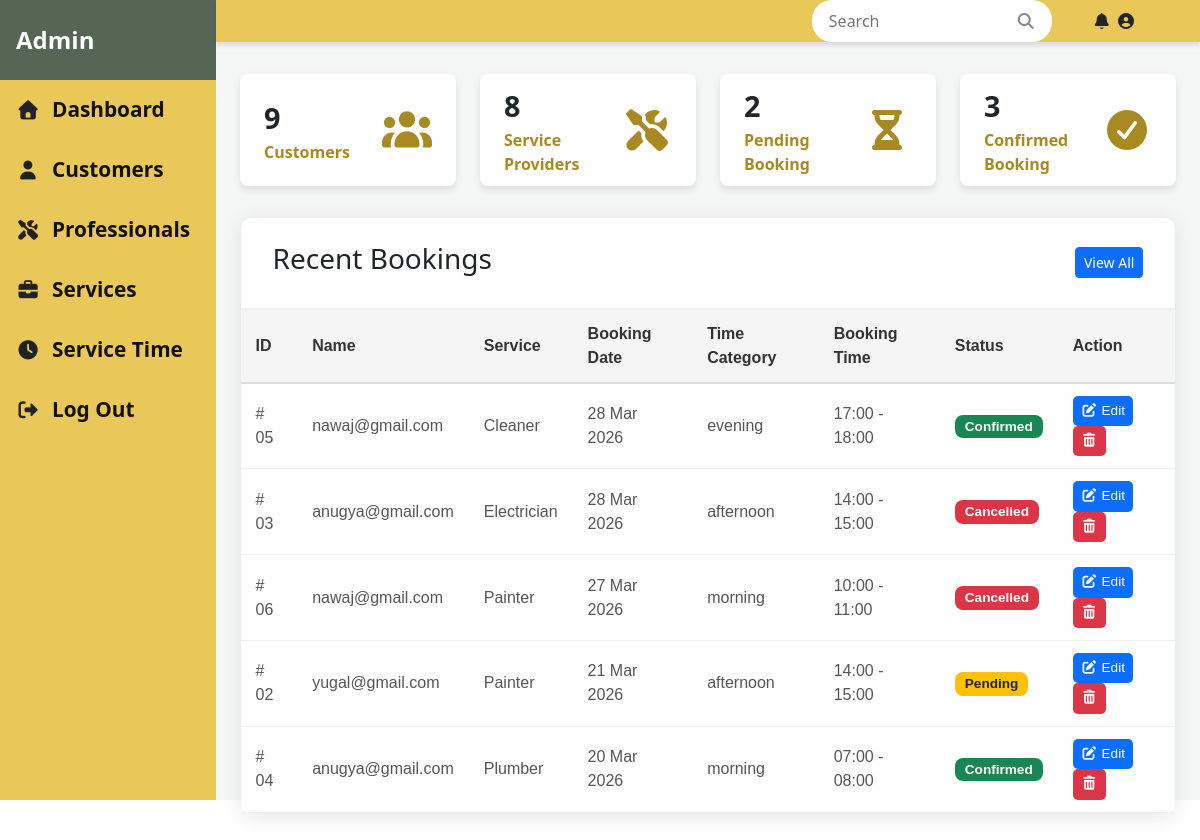
Screenshot of /View/admindashboard/dashboard.php (signed in) with the database file from the repository.
### tables this page shows
CREATE TABLE `bookings` (
  `booking_id` int(11) NOT NULL,
  `username` varchar(255) NOT NULL,
  `profession_id` int(11) DEFAULT NULL,
  `professional_name` varchar(255) DEFAULT NULL,
  `work_id` int(11) NOT NULL,
  `booking_date` date NOT NULL,
  `time_slot_id` int(11) NOT NULL,
  `service_address` text NOT NULL,
  `notes` text DEFAULT NULL,
  `status` enum('pending','confirmed','completed','cancelled') DEFAULT 'pending'
);

CREATE TABLE `profession` (
  `profession_id` int(10) NOT NULL,
  `profession_name` varchar(50) DEFAULT NULL
);

CREATE TABLE `time_slots` (
  `id` int(11) NOT NULL,
  `time_category` enum('morning','afternoon','evening') NOT NULL,
  `start_time` time NOT NULL,
  `end_time` time NOT NULL
);

### View/admindashboard/dashboard.php (the view, shortened to what this page needs)
<?php
include '../../includes/dbconnect.php';
$customerQuery = "SELECT COUNT(*) AS total_customers FROM users WHERE role = 'customer'";
$customerResult = mysqli_query($conn, $customerQuery);
$customerCount = mysqli_fetch_assoc($customerResult)['total_customers'];
$professionalQuery = "SELECT COUNT(*) AS total_professionals FROM users where role = 'professional'";
$professionaResult = mysqli_query($conn, $professionalQuery);
$professionalCount = mysqli_fetch_assoc($professionaResult)['total_professionals'];
$pbookingQuerry = "SELECT COUNT(*) AS total_pbookings FROM bookings WHERE status = 'pending'";
$pbookingResult = mysqli_query($conn, $pbookingQuerry);
$pbookingCount = mysqli_fetch_assoc($pbookingResult)['total_pbookings'];
$cbookingQuerry = "SELECT COUNT(*) AS total_cbookings FROM bookings WHERE status = 'confirmed'";
$cbookingResult = mysqli_query($conn, $cbookingQuerry);
$cbookingCount = mysqli_fetch_assoc($cbookingResult)['total_cbookings'];
$query = "
    SELECT
        bookings.booking_id,
        bookings.username,
        bookings.booking_date,
        bookings.status,
        profession.profession_name,
        time_slots.start_time,
        time_slots.end_time,
        time_slots.time_category
    FROM bookings
    LEFT JOIN profession
        ON bookings.profession_id = profession.profession_id
    LEFT JOIN time_slots
        ON bookings.time_slot_id = time_slots.id
        ORDER BY booking_date DESC, booking_id DESC
    LIMIT 5
";
$result = mysqli_query($conn, $query);
?>
<!DOCTYPE html>
<html lang="en">
<head>
    <link rel="stylesheet" href="https://cdnjs.cloudflare.com/ajax/libs/font-awesome/7.0.0/css/all.min.css"
 />
    <link href="https://cdn.jsdelivr.net/npm/bootstrap@5.3.3/dist/css/bootstrap.min.css" rel="stylesheet">
    <link rel="stylesheet" href="../assets/css/dashboard.css">
</head>
<body>
    <div>
        <?php include '../../includes/dashboardnav.php'; ?>
    </div>
    <div class="dashboard">
        <div class="top-bar">
            <div class="search-bar">
                <input type="search" placeholder="Search">
                <i class="fa-solid fa-magnifying-glass"></i>
            </div>
            <div class="top-right">
                <i class="fa-solid fa-bell"></i>
                <i class="fa-solid fa-circle-user"></i>
            </div>
        </div>
        <div class="content">
            <div class="customers" id="cont-box">
                <div class="data">
                    <span><?= $customerCount; ?></span>
                    <p>Customers</p>
                </div>
                <div class="icon">
                    <i class="fa-solid fa-users"></i>
                </div>
            </div>
            <div class="ser-provider" id="cont-box">
                <div class="data">
                    <span><?= $professionalCount ?></span>
                    <p>Service Providers</p>
                </div>
                <div class="icon">
                    <i class="fa-solid fa-screwdriver-wrench"></i>
                </div>
            </div>
            <div class="pending" id="cont-box">
                <div class="data">
                    <span><?= $pbookingCount ?></span>
                    <p>Pending Booking</p>
                </div>
                <div class="icon">
                    <i class="fa-solid fa-hourglass-half"></i>
                </div>
            </div>
            <div class="Confirmed" id="cont-box">
                <div class="data">
                    <span><?= $cbookingCount ?></span>
                    <p>Confirmed Booking</p>
                </div>
                <div class="icon">
                    <i class="fa-solid fa-circle-check"></i>
                </div>
            </div>
        </div>
        <div class="dash-data">
            <div class="dash-data">
                <div class="recent-book">
                    <div class="top">
                        <h3>Recent Bookings</h3>
                        <a href="all-booking.php"><button class="btn btn-primary btn-sm">View All</button></a>
                    </div>
                    <table>
                        <thead>
                            <tr>
                                <th>ID</th>
                                <th>Name</th>
                                <th>Service</th>
                                <th>Booking Date</th>
                                <th>Time Category</th>
                                <th>Booking Time</th>
                                <th>Status</th>
                                <th>Action</th>
                            </tr>
                        </thead>
                        <tbody>
                            <?php
                            if (mysqli_num_rows($result) > 0) {
                                while ($row = mysqli_fetch_assoc($result)) {
                                    $bookingDate = date('d M Y', strtotime($row['booking_date']));
                                    ?>
                                    <tr>
                                        <td># 0<?= $row['booking_id']; ?></td>
                                        <td><?= $row['username']; ?></td>
                                        <td><?= $row['profession_name']; ?></td>
                                        <td><?= $bookingDate ?></td>
                                        <td><?= $row['time_category'] ?></td>
                                        <td>
                                            <?=
                                                isset($row['start_time'])
                                                ? date('H:i', strtotime($row['start_time']))
                                                : '-';
                                            ?> -
                                            <?=
                                                isset($row['end_time'])
                                                ? date('H:i', strtotime($row['end_time']))
                                                : '-';
                                            ?>
                                        </td>
                                        <td>
                                            <?php
                                            if ($row['status'] == 'pending') {
                                                echo "<span class='badge bg-warning text-dark'>Pending</span>";
                                            } elseif ($row['status'] == 'confirmed') {
                                                echo "<span class='badge bg-success'>Confirmed</span>";
                                            } elseif ($row['status'] == 'completed') {
                                                echo "<span class='badge bg-primary'>Completed</span>";
                                            } elseif ($row['status'] == 'cancelled') {
                                                echo "<span class='badge bg-danger'>Cancelled</span>";
                                            }
                                            ?>
                                        </td>
                                        <td>
                                            <button class="editButton">
                                                <a href="booking-edit.php?booking_id=<?= $row['booking_id']; ?>">
                                                    <i class="fas fa-edit"></i> Edit
                                                </a>
                                            </button>
                                            <button class="deleteButton">
                                                <a href="delete-booking.php?id=<?= $row['booking_id']; ?>"
                                                    onclick="return confirm('Are you sure you want to delete this booking?');">
                                                    <i class="fas fa-trash-can"></i>
                                                </a>
                                            </button>
                                        </td>
                                    </tr>
                                    <?php
                                }
                            } else {
                                echo "<tr><td colspan='8' class='text-center'>No recent bookings found</td></tr>";
                            }
                            ?>
                        </tbody>
                    </table>
                </div>
            </div>
        </div>
    </div>
</body>
</html>

### View/assets/css/dashboard.css (style rules this page uses)
.dashboard { height: 100vh; width: 82vw; display: flex; flex-direction: column; margin-left: 18vw; background-color: #f4f7f6; }
.top-bar { height: 10vh; width: 100%; background-color: #e9c758; padding: 0 4rem; display: flex; align-items: center; justify-content: flex-end; gap: 2rem; box-shadow: 0 4px 4px rgba(0, 0, 0, 0.1); z-index: 10; }
.search-bar { position: relative; width: 15rem; }
.search-bar input { width: 100%; padding: 0.5rem 2.5rem 0.5rem 1rem; border-radius: 1.25rem; border: 1px solid transparent; outline: none; }
.search-bar i { position: absolute; right: 1rem; top: 50%; transform: translateY(-50%); color: #888; }
.content { min-height: 22vh; width: 100%; display: flex; align-items: center; justify-content: space-evenly; padding: 1rem 0; }
#cont-box { height: 14vh; width: 18vw; display: flex; justify-content: space-between; align-items: center; background-color: white; padding: 0 1.5rem; border-radius: 8px; box-shadow: 0 4px 8px rgba(0, 0, 0, 0.1); transition: all 0.3s ease; }
.data span { font-size: 1.8rem; font-weight: 800; display: block; }
.data p { color: #a98921; font-size: 1rem; font-weight: 600; margin: 0; }
.icon { font-size: 2.5rem; color: #a98921; }
.dash-data { flex: 1; width: 100%; display: flex; justify-content: center; padding-bottom: 2rem; }
.recent-book { width: 95%; background-color: white; border-radius: 10px; box-shadow: 0 4px 20px rgba(0, 0, 0, 0.1); overflow: hidden; display: flex; flex-direction: column; }
.recent-book .top { padding: 1.5rem 2rem; border-bottom: 2px solid #f1f1f1; display: flex; align-items: center; justify-content: space-between; }
.recent-book table { width: 100%; border-collapse: collapse; font-family: Arial, sans-serif; background-color: #fff; }
.recent-book table thead th { background-color: #f5f5f5; color: #333; text-align: left; padding: 12px 15px; font-weight: 600; border-bottom: 2px solid #ddd; }
.recent-book table tbody td { padding: 12px 15px; border-bottom: 1px solid #eee; color: #555; vertical-align: middle; }
.recent-book .badge { padding: 5px 10px; border-radius: 8px; font-size: 0.85rem; }
.editButton, .deleteButton { margin-right: 5px; padding: 5px 8px; border: none; border-radius: 5px; cursor: pointer; font-size: 0.85rem; }
.editButton a, .deleteButton a { text-decoration: none; color: #fff; }
.editButton { background-color: #0d6efd; }
.deleteButton { background-color: #dc3545; }

### View/assets/css/dashboardnav.css (style rules this page uses)
body { background-color: white; }

### rows the page displays
bookings: booking_id "5", username "nawaj@gmail.com", profession.profession_name "Cleaner", booking_date "28 Mar 2026", time_slot.time_category "evening", time_slot.start_time "17:00", time_slot.end_time "18:00", status "Confirmed"
bookings: booking_id "3", username "anugya@gmail.com", profession.profession_name "Electrician", booking_date "28 Mar 2026", time_slot.time_category "afternoon", time_slot.start_time "14:00", time_slot.end_time "15:00", status "Cancelled"
bookings: booking_id "6", username "nawaj@gmail.com", profession.profession_name "Painter", booking_date "27 Mar 2026", time_slot.time_category "morning", time_slot.start_time "10:00", time_slot.end_time "11:00", status "Cancelled"
bookings: booking_id "2", username "yugal@gmail.com", profession.profession_name "Painter", booking_date "21 Mar 2026", time_slot.time_category "afternoon", time_slot.start_time "14:00", time_slot.end_time "15:00", status "Pending"
bookings: booking_id "4", username "anugya@gmail.com", profession.profession_name "Plumber", booking_date "20 Mar 2026", time_slot.time_category "morning", time_slot.start_time "07:00", time_slot.end_time "08:00", status "Confirmed"

### other values shown
$customerCount "9"
$professionalCount "8"
$pbookingCount "2"
$cbookingCount "3"
